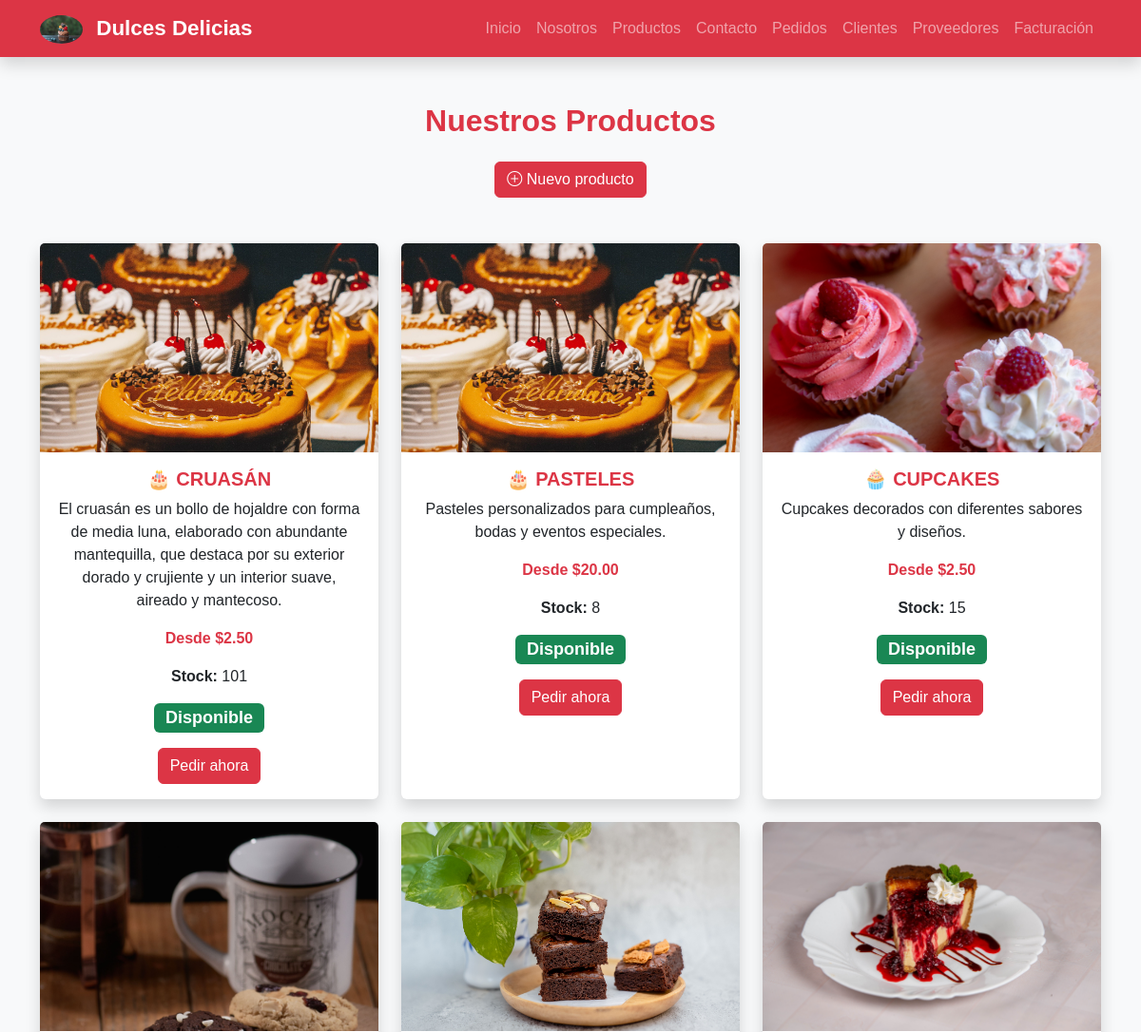
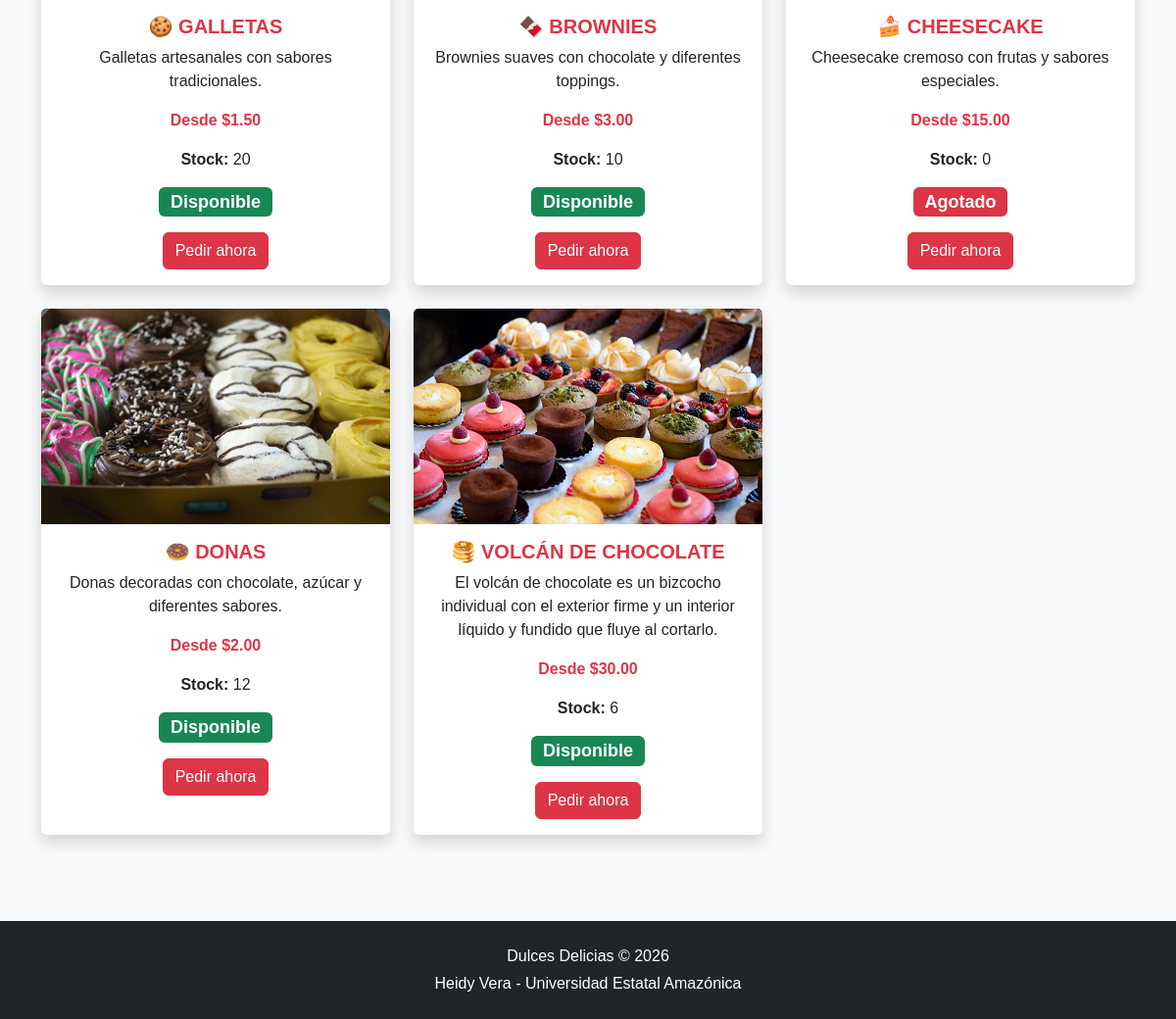
The page /productos on the database its author committed (2 pictures, top to bottom).
### tables this page shows
CREATE TABLE productos (
            id INTEGER PRIMARY KEY AUTOINCREMENT,
            nombre TEXT NOT NULL,
            descripcion TEXT NOT NULL,
            precio REAL NOT NULL,
            stock INTEGER NOT NULL,
            imagen TEXT,
            icono TEXT
        );

### app.py (the view)
@app.route("/productos")
def productos():
    conn = conectar_bd()
    cursor = conn.cursor()
    cursor.execute("""
        SELECT id, nombre, descripcion, precio, stock, imagen, icono
        FROM productos
    """)
    productos_lista = cursor.fetchall()
    conn.close()
    return render_template(
        "productos.html",
        productos=productos_lista
    )

### app.py (called while the page is built)
def conectar_bd():
    conn = sqlite3.connect(DATABASE)
    conn.row_factory = sqlite3.Row
    return conn

### templates/productos.html (shortened to what this page needs)
{% extends "base.html" %}
{% block content %}
<section class="py-5">
    <div class="container">
        <h2 class="text-center text-danger mb-4">
            Nuestros Productos
        </h2>
        <div class="text-center mb-5">
            <a href="{{ url_for('nuevo_producto') }}"
               class="btn btn-danger">
                <i class="bi bi-plus-circle"></i>
                Nuevo producto
            </a>
        </div>
        <div class="row g-4">
            {% for producto in productos %}
            <div class="col-md-6 col-lg-4">
                <div class="card shadow h-100">
                    <img
                        src="{{ url_for('static', filename='img/' + producto.imagen) }}"
                        class="card-img-top"
                        alt="{{ producto.nombre }}">
                    <div class="card-body text-center">
                        <h5 class="card-title">
                            {{ producto.icono }} {{ producto.nombre|upper }}
                        </h5>
                        <p class="card-text">
                            {{ producto.descripcion }}
                        </p>
                        <p class="fw-bold text-danger">
                            Desde ${{ "%.2f"|format(producto.precio) }}
                        </p>
                        <p>
                            <strong>Stock:</strong>
                            {{ producto.stock }}
                        </p>
                        {% if producto.stock > 0 %}
                            <span class="badge bg-success mb-3">
                                Disponible
                            </span>
                        {% else %}
                            <span class="badge bg-danger mb-3">
                                Agotado
                            </span>
                        {% endif %}
                        <br>
                        <a
                            href="{{ url_for('inicio') }}#registro"
                            class="btn btn-danger">
                            Pedir ahora
                        </a>
                    </div>
                </div>
            </div>
            {% endfor %}
        </div>
    </div>
</section>
{% endblock %}

### templates/base.html (shortened to what this page needs)
<!DOCTYPE html>
<html lang="es">
<head>
    <link
        href="https://cdn.jsdelivr.net/npm/bootstrap@5.3.7/dist/css/bootstrap.min.css"
        rel="stylesheet">
    <link
        rel="stylesheet"
        href="https://cdn.jsdelivr.net/npm/bootstrap-icons@1.13.1/font/bootstrap-icons.min.css">
    <link
        rel="stylesheet"
        href="{{ url_for('static', filename='css/style.css') }}">
</head>
<body>
    {% include "components/navbar.html" %}
    {% block content %}
    {% endblock %}
    {% include "components/footer.html" %}
</body>
</html>

### templates/components/navbar.html (shortened to what this page needs)
<nav class="navbar navbar-expand-lg navbar-dark bg-danger sticky-top shadow">
    <div class="container">
        <a class="navbar-brand fw-bold"
           href="{{ url_for('inicio') }}">
            <img
                src="{{ url_for('static', filename='img/logo.jpg') }}"
                width="45"
                class="rounded-circle me-2"
                alt="Logo">
            Dulces Delicias
        </a>
        <div class="collapse navbar-collapse" id="menu">
            <ul class="navbar-nav ms-auto">
                <li class="nav-item">
                    <a class="nav-link"
                       href="{{ url_for('inicio') }}">
                        Inicio
                    </a>
                </li>
                <li class="nav-item">
                    <a class="nav-link"
                       href="{{ url_for('inicio') }}#nosotros">
                        Nosotros
                    </a>
                </li>
                <li class="nav-item">
                    <a class="nav-link"
                       href="{{ url_for('productos') }}">
                        Productos
                    </a>
                </li>
                <li class="nav-item">
                    <a class="nav-link"
                       href="{{ url_for('inicio') }}#contacto">
                        Contacto
                    </a>
                </li>
                <li class="nav-item">
                    <a class="nav-link"
                       href="{{ url_for('inicio') }}#registro">
                        Pedidos
                    </a>
                </li>
                <li class="nav-item">
                    <a class="nav-link"
                       href="{{ url_for('clientes') }}">
                        Clientes
                    </a>
                </li>
                <li class="nav-item">
                    <a class="nav-link"
                       href="{{ url_for('proveedores') }}">
                        Proveedores
                    </a>
                </li>
                <li class="nav-item">
                    <a class="nav-link"
                       href="{{ url_for('facturacion') }}">
                        Facturación
                    </a>
                </li>
            </ul>
        </div>
    </div>
</nav>

### templates/components/footer.html
<footer class="bg-dark text-white text-center py-4">
    <p class="mb-1">
        Dulces Delicias © 2026
    </p>
    <p class="mb-0">
        Heidy Vera - Universidad Estatal Amazónica
    </p>
</footer>

### static/css/style.css (style rules this page uses)
body { font-family: Arial, Helvetica, sans-serif; background:#f8f9fa; color:#333; scroll-behavior:smooth; }
.navbar-brand { font-size:1.4rem; font-weight:bold; }
.navbar-nav .nav-link { transition:0.3s; font-weight:500; }
section h2 { font-weight:bold; margin-bottom:30px; }
.card { border:none; transition:0.3s; }
.card img { height:220px; object-fit:cover; }
.card-title { color:#dc3545; font-weight:bold; }
.btn { transition:.3s; }
.badge { font-size:18px; }
footer { margin-top:40px; }
footer p { margin:0; }
img { max-width:100%; }

### rows shown on the page
productos: imagen (picture), icono "🎂", nombre "CRUASÁN", descripcion "El cruasán es un bollo de hojaldre con forma de media luna, elaborado con abundante mantequilla, que destaca por su exterior dorado y crujiente y un interior suave, aireado y mantecoso.", precio "2.50", stock "101", shows "Disponible"
productos: imagen (picture), icono "🎂", nombre "PASTELES", descripcion "Pasteles personalizados para cumpleaños, bodas y eventos especiales.", precio "20.00", stock "8", shows "Disponible"
productos: imagen (picture), icono "🧁", nombre "CUPCAKES", descripcion "Cupcakes decorados con diferentes sabores y diseños.", precio "2.50", stock "15", shows "Disponible"
productos: imagen (picture), icono "🍪", nombre "GALLETAS", descripcion "Galletas artesanales con sabores tradicionales.", precio "1.50", stock "20", shows "Disponible"
productos: imagen (picture), icono "🍫", nombre "BROWNIES", descripcion "Brownies suaves con chocolate y diferentes toppings.", precio "3.00", stock "10", shows "Disponible"
productos: imagen (picture), icono "🍰", nombre "CHEESECAKE", descripcion "Cheesecake cremoso con frutas y sabores especiales.", precio "15.00", stock "0", shows "Agotado"
productos: imagen (picture), icono "🍩", nombre "DONAS", descripcion "Donas decoradas con chocolate, azúcar y diferentes sabores.", precio "2.00", stock "12", shows "Disponible"
productos: imagen (picture), icono "🥞", nombre "VOLCÁN DE CHOCOLATE", descripcion "El volcán de chocolate es un bizcocho individual con el exterior firme y un interior líquido y fundido que fluye al cortarlo.", precio "30.00", stock "6", shows "Disponible"
